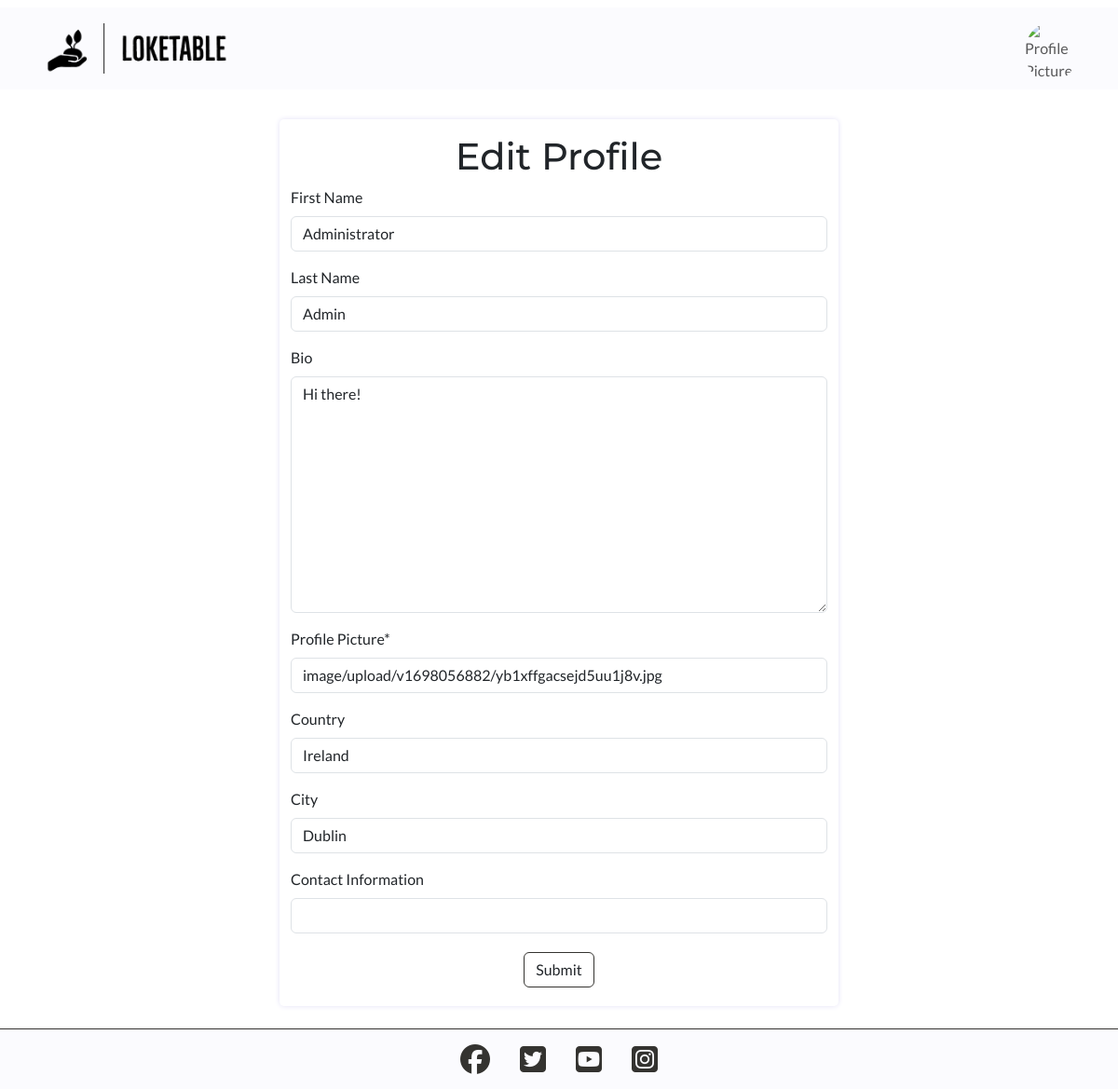
The page /user/edit/1/ (signed in) on the database its author committed.
### profiles/models.py (models this page shows, shortened)
class Profile(models.Model):
    user = models.OneToOneField(
        User,
        on_delete=models.CASCADE,
        related_name='profile'
        )
    first_name = models.CharField(max_length=30, null=True, blank=True)
    last_name = models.CharField(max_length=30, null=True, blank=True)
    bio = models.TextField(max_length=1500, null=True, blank=True)
    country = models.CharField(max_length=30, null=True, blank=True)
    city = models.CharField(max_length=30, null=True, blank=True)
    created_date = models.DateTimeField(auto_now_add=True)
    updated_date = models.DateTimeField(auto_now=True)
    image = CloudinaryField('image', default='placeholder')
    contact = models.CharField(max_length=30, null=True, blank=True)

### profiles/views.py (the view, shortened to what this page needs)
# urls.py: path('edit/<int:pk>/', EditProfile.as_view(), name='edit_profile'),
class EditProfile(
    SuccessMessageMixin,
    LoginRequiredMixin,
    UserPassesTestMixin,
    generic.UpdateView
):
    template_name = 'profiles/edit_profile.html'
    form_class = ProfileForm
    model = Profile
    success_message = 'Profile edited successfully'
    def test_func(self):
        return self.request.user == self.get_object().user

### profiles/forms.py
class ProfileForm(forms.ModelForm):
    class Meta:
        model = Profile
        fields = [
            'first_name',
            'last_name',
            'bio',
            'image',
            'country',
            'city',
            'contact'
        ]
        labels = {
            'first_name': 'First Name',
            'last_name': 'Last Name',
            'bio': 'Bio',
            'image': 'Profile Picture',
            'country': 'Country',
            'city': 'City',
            'contact': 'Contact Information'
        }

### home/templatetags/custom_tags.py (called while the page is built)
@register.filter
def search_bar_urls(url_name):
    included_urls = [
        'home',
        'products',
        'favorite_products'
    ]
    return url_name not in included_urls

### profiles/templates/profiles/edit_profile.html (shortened to what this page needs)
{% extends 'base.html' %}
{% block content %}
    <div class="container form-container">
        <form method="POST" enctype="multipart/form-data" class="my-4 py-3">
            <h1 class="text-center">Edit Profile</h1>
            {{ form | crispy }}
            <div class="d-flex justify-content-center">
                <input type="submit" value="Submit" class="btn general-purpose-btn my-1">
            </div>
        </form>
    </div>
{% endblock %}

### static/css/base.css (style rules this page uses)
:root { --title: 'Montserrat', sans-serif; --body: 'Lato', sans-serif; --jet: #343330; --drab-dark-brown: #45462A; --field-drab: #7E5920; --fulvous: #DC851F; --orange-peel: #FFA737; --cloud-white: rgb(255, 255, 255); --off-lavender: rgba(216,212,242,0.1); --box-shadow-small-lavender: 0px 0px 6px -1px rgb(216,212,242); }
html, body { height: 100%; }
body { display: flex; flex-direction: column; font-family: var(--body); }
h1, h2, h3, h4, h5, h6 { font-family: var(--title); }
.general-purpose-btn { background-color: var(--cloud-white); border: 1px solid var(--jet); }
.form-control::placeholder { font-size: 0.95rem; color: #aaa; font-style: italic; }
.form-container { width: 90%; box-shadow: var(--box-shadow-small-lavender); border-radius: 5px; }
@media screen and (min-width: 576px) { .form-container { width: 75%; } }
@media screen and (min-width: 992px) { .form-container { width: 50%; } }

### rows shown on the page
Profile: first_name "Administrator", last_name "Admin", bio "Hi there!", image "image/upload/v1698056882/yb1xffgacsejd5uu1j8v.jpg", country "Ireland", city "Dublin"
